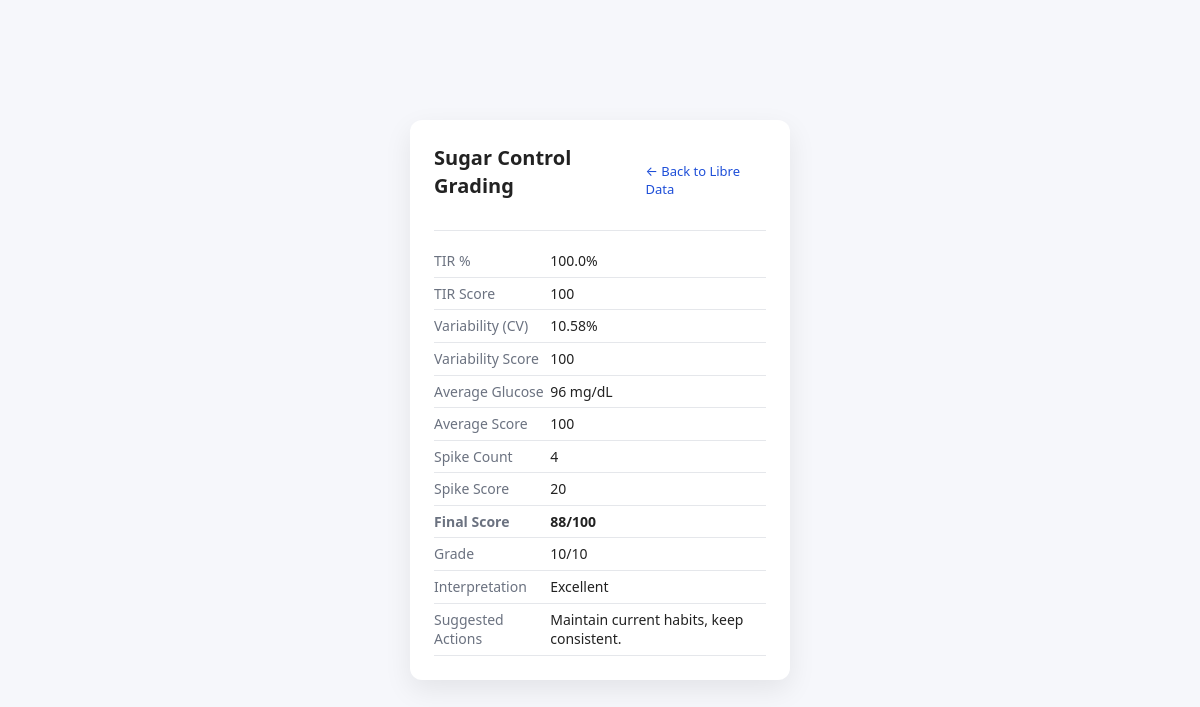
Screenshot of /sugar-grading (signed in) with the database file from the repository.
### tables this page shows
CREATE TABLE grading_matrix (
                score_min INTEGER NOT NULL,
                score_max INTEGER NOT NULL,
                grade INTEGER NOT NULL,
                interpretation TEXT NOT NULL,
                suggested_actions TEXT NOT NULL
            );

### dashboard.py (the view)
@dashboard_bp.route("/sugar-grading")
def sugar_grading():
    uid = session.get("user_id")
    if not uid:
        return redirect(url_for("auth.login"))
    result = calculate_sugar_grade(uid, hours=48)
    if not result:
        flash("No Libre glucose data available for grading.", "error")
        return redirect(url_for("dashboard.libre_data"))
    return render_template("sugar_grading.html", result=result)

### models.py (called while the page is built)
def get_conn():
    conn = sqlite3.connect(Config.DB_PATH)
    conn.row_factory = sqlite3.Row
    return conn

### Templates/sugar_grading.html (shortened to what this page needs)
{% extends "base.html" %}
{% block content %}
<div class="header">
  <h1>Sugar Control Grading</h1>
  <div class="user">
    <a href="{{ url_for('dashboard.libre_data') }}">← Back to Libre Data</a>
  </div>
</div>
<hr />
<table>
  <tr><td>TIR %</td><td>{{ result.tir_percent }}%</td></tr>
  <tr><td>TIR Score</td><td>{{ result.tir_score }}</td></tr>
  <tr><td>Variability (CV)</td><td>{{ result.variability }}%</td></tr>
  <tr><td>Variability Score</td><td>{{ result.variability_score }}</td></tr>
  <tr><td>Average Glucose</td><td>{{ result.avg_glucose }} mg/dL</td></tr>
  <tr><td>Average Score</td><td>{{ result.avg_score }}</td></tr>
  <tr><td>Spike Count</td><td>{{ result.spike_count }}</td></tr>
  <tr><td>Spike Score</td><td>{{ result.spike_score }}</td></tr>
  <tr><td><strong>Final Score</strong></td><td><strong>{{ result.final_score }}/100</strong></td></tr>
  <tr><td>Grade</td><td>{{ result.grade }}/10</td></tr>
  <tr><td>Interpretation</td><td>{{ result.interpretation }}</td></tr>
  <tr><td>Suggested Actions</td><td>{{ result.suggested_actions }}</td></tr>
</table>
{% endblock %}

### static/style.css (style rules this page uses)
:root { --bg:#f6f7fb; --card:#fff; --text:#222; --muted:#6b7280; --primary:#2563eb; --primary2:#1d4ed8; --border:#e5e7eb; --good:#065f46; --goodbg:#dcfce7; --bad:#991b1b; --badbg:#fee2e2; }
* { box-sizing: border-box; }
html,body { height: 100%; }
body { margin:0; background:var(--bg); color:var(--text); font: 15px/1.4 ui-sans-serif, system-ui, -apple-system, Segoe UI, Roboto, Arial; display:grid; place-items:center; }
h1 { margin:0 0 16px; font-size:20px; }
a { color: var(--primary2); text-decoration: none; }
.header { display:flex; justify-content:space-between; align-items:center; margin-bottom:10px; }
.user { font-size:13px; color:var(--muted); }
hr { border: 0; border-top: 1px solid var(--border); margin: 14px 0; }
table { width:100%; border-collapse: collapse; margin-top: 8px; }
td, th { padding: 6px 0; border-bottom: 1px solid var(--border); font-size: 14px; }
td:first-child { color: var(--muted); width: 35%; }

### rows the page displays
grading_matrix: grade "10", interpretation "Excellent", suggested_actions "Maintain current habits, keep consistent."

### other values shown
{{ result.tir_percent }} "100.0"
{{ result.tir_score }} "100"
{{ result.variability }} "10.58"
{{ result.variability_score }} "100"
{{ result.avg_glucose }} "96"
{{ result.avg_score }} "100"
{{ result.spike_count }} "4"
{{ result.spike_score }} "20"
{{ result.final_score }} "88"
